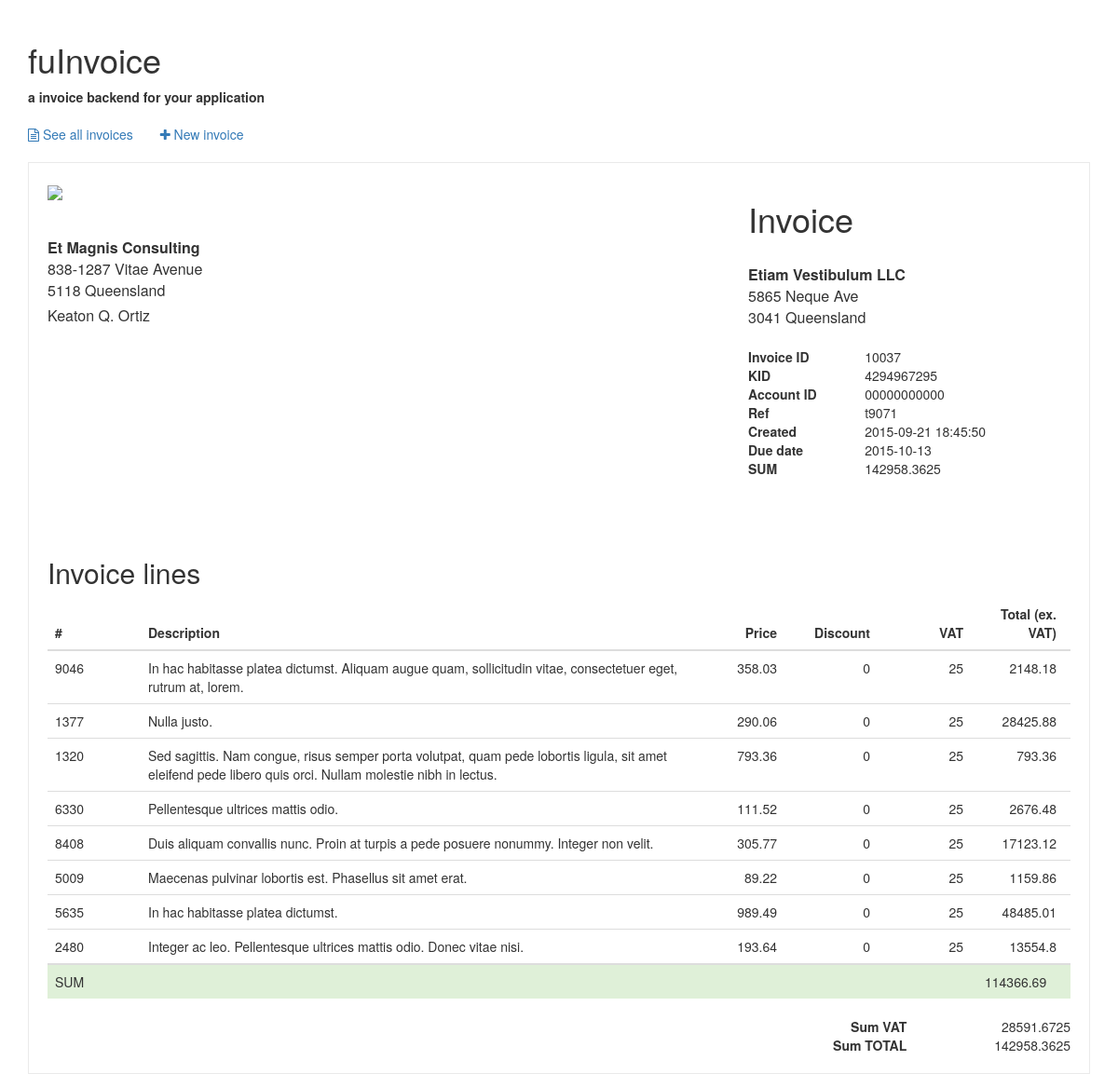
/demo/index.php?page=invoice&id=38, run on the app's committed database.
### tables this page shows
CREATE TABLE IF NOT EXISTS Invoice
(
  id INT UNSIGNED NOT NULL AUTO_INCREMENT,
  app_id INT UNSIGNED NOT NULL,
  app_user_id MEDIUMINT UNSIGNED NOT NULL,  
  app_receiver_id MEDIUMINT UNSIGNED NOT NULL,  
  invoice_id INT UNSIGNED NOT NULL,  

  kid INT UNSIGNED NOT NULL,
  bank_account_number CHAR(11) NOT NULL DEFAULT '00000000000',

  time_created TIMESTAMP NOT NULL DEFAULT CURRENT_TIMESTAMP,
  time_sent TIMESTAMP NOT NULL DEFAULT 0,
  time_due_date DATE NOT NULL DEFAULT 0,
  description TEXT NOT NULL DEFAULT '',

  invoice_type ENUM('draft','invoice','credit','reminder','dept') NOT NULL DEFAULT 'draft',

  sender_orgnumber VARCHAR(20) NOT NULL DEFAULT '',
  sender_name VARCHAR(100) NOT NULL DEFAULT '',
  sender_address VARCHAR(255) NOT NULL DEFAULT '',
  sender_zip CHAR(4) NOT NULL DEFAULT '0000',
  sender_location VARCHAR(255) NOT NULL DEFAULT '',
  sender_ref VARCHAR(255) NOT NULL DEFAULT '',  
  sender_mail VARCHAR(255) NOT NULL DEFAULT '',
  sender_webpage VARCHAR(255) NOT NULL DEFAULT '',
  sender_vat_registered TINYINT(1) NOT NULL DEFAULT 0, 

  invoice_ref VARCHAR(255) NOT NULL DEFAULT '', 

  receiver_orgnumber VARCHAR(20) NOT NULL DEFAULT '',
  receiver_name VARCHAR(100) NOT NULL DEFAULT '',
  receiver_address VARCHAR(255) NOT NULL DEFAULT '',
  receiver_zip CHAR(4) NOT NULL DEFAULT '0000',
  receiver_location VARCHAR(255) NOT NULL DEFAULT '',
  receiver_ref VARCHAR(255) NOT NULL DEFAULT '',  
  receiver_mail VARCHAR(255) NOT NULL DEFAULT '',  

  FOREIGN KEY(app_id) REFERENCES Application(app_id)
  ON UPDATE CASCADE
  ON DELETE CASCADE,


  PRIMARY KEY(id),
  KEY APPLICATION_ID(app_id),
  KEY INVOICE_TYPE(invoice_type)


);

CREATE TABLE IF NOT EXISTS Invoice_line
(
  line_id BIGINT UNSIGNED NOT NULL AUTO_INCREMENT,
  invoice_id INT UNSIGNED NOT NULL, 
  app_product_id INT UNSIGNED NOT NULL DEFAULT 0, 
  app_account_number INT UNSIGNED NOT NULL DEFAULT 0, 

  description TEXT NOT NULL DEFAULT '',
  quantity FLOAT UNSIGNED NOT NULL DEFAULT 0,
  price FLOAT NOT NULL DEFAULT 0,
  discount FLOAT UNSIGNED NOT NULL DEFAULT 0,
  mva SMALLINT UNSIGNED NOT NULL DEFAULT 25,

  FOREIGN KEY(invoice_id) REFERENCES Invoice(id)
  ON UPDATE CASCADE
  ON DELETE CASCADE,


  PRIMARY KEY(line_id),
  KEY INVOICE_ID(invoice_id),
  KEY APPLICATION_ID(app_account_number)

);

### Invoice.class.php (called while the page is built, shortened)
<?php
	class Invoice
	{
		function __construct($apiID, $host, $user, $pw, $dbname)
		{
			$this->mysqli 	= $this->dbConnect($host, $user, $pw, $dbname);
			$this->App 		= $this->auth($apiID);
		}
		private function dbConnect($host, $user, $pw, $dbname)
		{
			$mysqli = new \Mysqli($host, $user, $pw, $dbname);
			mysqli_set_charset($mysqli, "utf8");
			return $mysqli;
		}
		private function auth($apiID)
		{
			$r = array();
			$query = "SELECT app_id, api_key, reader_api_key, role FROM Application WHERE (api_key LIKE '$apiID' OR reader_api_key LIKE '$apiID')";
			$result = $this->mysqli->query($query);
			$numRows = $result->num_rows;
			if ($numRows > 0) {
				$d = $result->fetch_array();
				$r['app_id'] = $d['app_id'];
				if ($apiID === $d['api_key']) $r['level'] = 1;
				elseif ($apiID === $d['reader_api_key']) $r['level'] = 2;
				$r['access'] = true;
				$r['role'] = $d['role'];
			}
			else {
				$r['access'] = false;
				$r['status'] = 'error';
				$r['message'] = 'No access';
			}
			return $r;
		}
		public function getInvoices($p=array())
		{
			$r = array();
			$q = array();
			if (isset($p['invoice_id']) && !empty($p['invoice_id'])) {
				$q[] = "id='{$p['invoice_id']}'";
			}
			$nQ = count($q);
			$c = 0;
			$queryString = "";
			if ($nQ > 0) {
				$queryString = " AND (";
				foreach ($q as $key => $value) {
					$queryString .= $value;
				}
				$queryString .= ")";
			}
			$query = "SELECT *
					  FROM Invoice
					  WHERE app_id='{$this->App['app_id']}' $queryString";
			$result = $this->mysqli->query($query);
			while ($d = $result->fetch_array()) {
				$key = $d['id'];
				$r[$key]['app']['creator_user'] 			= $d['app_user_id'];
				$r[$key]['app']['customer_id'] 				= $d['app_receiver_id'];
				$r[$key]['data']['invoice_number'] 			= $d['invoice_id'];
				$r[$key]['data']['description'] 			= $d['description'];
				$r[$key]['data']['kid'] 					= $d['kid'];
				$r[$key]['data']['bank_account_number'] 	= $d['bank_account_number'];
				$r[$key]['data']['type'] 					= $d['invoice_type'];
				$r[$key]['data']['invoice_ref'] 			= $d['invoice_ref'];
				$r[$key]['data']['time']['created'] 		= $d['time_created'];
				$r[$key]['data']['time']['due_date'] 		= $d['time_due_date'];
				$r[$key]['data']['time']['sent']			= $d['time_sent'];
				$r[$key]['sender']['orgnumber'] 			= $d['sender_orgnumber'];
				$r[$key]['sender']['name'] 					= $d['sender_name'];
				$r[$key]['sender']['address'] 				= $d['sender_address'];
				$r[$key]['sender']['zip'] 					= $d['sender_zip'];
				$r[$key]['sender']['location'] 				= $d['sender_location'];
				$r[$key]['sender']['ref'] 					= $d['sender_ref'];
				$r[$key]['sender']['mail'] 					= $d['sender_mail'];
				$r[$key]['sender']['webpage'] 				= $d['sender_webpage'];
				$r[$key]['receiver']['orgnumber']	 		= $d['receiver_orgnumber'];
				$r[$key]['receiver']['name'] 				= $d['receiver_name'];
				$r[$key]['receiver']['address'] 			= $d['receiver_address'];
				$r[$key]['receiver']['zip'] 				= $d['receiver_zip'];
				$r[$key]['receiver']['location'] 			= $d['receiver_location'];
				$r[$key]['receiver']['ref'] 				= $d['receiver_ref'];
				$r[$key]['receiver']['mail'] 				= $d['receiver_mail'];
				$invoiceLines = $this->getInvoiceLines($d['id']);
				$r[$key]['data']['sum']['total'] = 0;
				$r[$key]['data']['sum']['total_incl_vat'] = 0;
				if (count($invoiceLines) > 0) {
					foreach ($invoiceLines as $lID => $lData) {
						if ($lData['discount'] == 0) $lData['discount'] = 1;
						$r[$key]['data']['sum']['total'] 			+= ($lData['sum_price']);
						$r[$key]['data']['sum']['total_incl_vat'] 	+= ($lData['sum_price_incl_vat']);
					}
				}
				$r[$key]['lines'] = $invoiceLines;
			}
			return $r;
		}
		public function getInvoiceLines($idInvoice)
		{
			$r = array();
			$query = "SELECT *
					  FROM Invoice_line
					  WHERE invoice_id='$idInvoice'";
			$result = $this->mysqli->query($query);
			while ($d = $result->fetch_array()) {
				$key = $d['line_id'];
				$r[$key]['app']['product_id'] 		= $d['app_product_id'];
				$r[$key]['app']['account_number'] 	= $d['app_account_number'];
				$r[$key]['description'] 			= $d['description'];
				$r[$key]['quantity'] 				= $d['quantity'];
				$r[$key]['price'] 					= $d['price'];
				$r[$key]['discount'] 				= $d['discount'];
				$r[$key]['vat'] 					= $d['mva'];
				$setDiscount = ($d['discount'] / 100);
				if ($setDiscount == 0) $setDiscount = 1;
				$setVAT = ($d['mva'] / 100);
				$sum = ($d['price'] * $d['quantity']) * $setDiscount;
				$sumVAT = $sum * $setVAT;
				$r[$key]['sum_price']					= $sum;
				$r[$key]['sum_price_incl_vat']			= ($sum + $sumVAT);
			}
			return $r;
		}
	}
?>

### demo/pages/invoice.php (the view, shortened to what this page needs)
<?php
	$iID = $_GET['id'];
	$p = array('invoice_id'=>$iID);
	$thisInvoice = $obj->getInvoices($p);
	$thisInvoice = $thisInvoice[$iID];
?>
<div style="border:1px solid #eaeaea; padding:20px;">
	<div class="row">
		<div class="col-sm-8">
			<div style="text-align:; margin-top:0px;">
				<img src="http://fosen-utvikling.no/home/wp-content/uploads/2015/04/blue_long-300x73.png">
			</div>
			<div style="padding-top:40px; padding-left:0px;">
				<div style="font-size:16px; font-weight:bold;"><?php echo $thisInvoice['receiver']['name']; ?></div>
				<div style="font-size:16px;"><?php echo $thisInvoice['receiver']['address']; ?></div>
				<div style="font-size:16px;"><?php echo $thisInvoice['receiver']['zip']; ?> <?php echo $thisInvoice['receiver']['location']; ?></div>
				<div style="font-size:16px; margin-top:5px;"><?php echo $thisInvoice['receiver']['ref']; ?></div>
			</div>
		</div>
		<div class="col-sm-4">
			<div style="text-align:; margin-top:0px;">
				<h1>Invoice</h1>
			</div>
			<div style="padding-top:20px;">
				<div style="font-size:16px; font-weight:bold;"><?php echo $thisInvoice['sender']['name']; ?></div>
				<div style="font-size:16px;"><?php echo $thisInvoice['sender']['address']; ?></div>
				<div style="font-size:16px;"><?php echo $thisInvoice['sender']['zip']; ?> <?php echo $thisInvoice['receiver']['location']; ?></div>
			</div>
			<div style="margin-top:20px;">
				<table style="width:100%;">
					<tr>
						<td style="font-weight:bold;">Invoice ID</td>
						<td><?php echo $thisInvoice['data']['invoice_number']; ?></td>
					</tr>
					<tr>
						<td style="font-weight:bold;">KID</td>
						<td><?php echo $thisInvoice['data']['kid']; ?></td>
					</tr>
					<tr>
						<td style="font-weight:bold;">Account ID</td>
						<td><?php echo $thisInvoice['data']['bank_account_number']; ?></td>
					</tr>
					<tr>
						<td style="font-weight:bold;">Ref</td>
						<td><?php echo $thisInvoice['data']['invoice_ref']; ?></td>
					</tr>
					<tr>
						<td style="font-weight:bold;">Created</td>
						<td><?php echo $thisInvoice['data']['time']['created']; ?></td>
					</tr>
					<tr>
						<td style="font-weight:bold;">Due date</td>
						<td><?php echo $thisInvoice['data']['time']['due_date']; ?></td>
					</tr>
					<tr>
						<td style="font-weight:bold;">SUM</td>
						<td><?php echo $thisInvoice['data']['sum']['total_incl_vat']; ?></td>
					</tr>
				</table>
				<br />
				<?php echo $thisInvoice['sender']['mail']; ?><br />
			</div>
		</div>
	</div>
	<div style="margin-top:45px;">
		<h2>Invoice lines</h2>
		<?php if (count($thisInvoice['lines']) > 0): ?>
			<table class="table table-sriped table-hover">
				<thead>
					<tr>
						<th style="width:100px;">#</th>
						<th>Description</th>
						<th style="width:100px; text-align:right; padding-right:15px;">Price</th>
						<th style="width:100px; text-align:right; padding-right:15px;">Discount</th>
						<th style="width:100px; text-align:right; padding-right:15px;">VAT</th>
						<th style="width:100px; text-align:right; padding-right:15px;">Total (ex. VAT)</th>
					</tr>
				</thead>
				<tbody>
					<?php foreach ($thisInvoice['lines'] as $lID => $lData): ?>
						<tr>
							<td><?php echo $lData['app']['product_id']; ?></td>
							<td><?php echo $lData['description']; ?></td>
							<td style="text-align:right; padding-right:15px;"><?php echo $lData['price']; ?></td>
							<td style="text-align:right; padding-right:15px;"><?php echo $lData['discount']; ?></td>
							<td style="text-align:right; padding-right:15px;"><?php echo $lData['vat']; ?></td>
							<td style="text-align:right; padding-right:15px;"><?php echo $lData['sum_price']; ?></td>
						</tr>
					<?php endforeach; ?>
				</tbody>
				<tr class="success">
					<td>SUM</td>
					<td colspan="4"></td>
					<td><?php echo $thisInvoice['data']['sum']['total']; ?></td>
				</tr>
			</table>
		<?php endif; ?>
	</div>
	<div class="row">
		<div class="col-md-4 col-md-offset-8">
			<div style="text-align:right;">
				<table style="width:100%;">
					<tr>
						<td style="font-weight:bold;">Sum VAT</td>
						<td><?php echo ($thisInvoice['data']['sum']['total_incl_vat'] - $thisInvoice['data']['sum']['total']); ?></td>
					</tr>
					<tr>
						<td style="font-weight:bold;">Sum TOTAL</td>
						<td><?php echo ($thisInvoice['data']['sum']['total_incl_vat']); ?></td>
					</tr>
				</table>
			</div>
		</div>
	</div>
</div>

### demo/index.php (shortened to what this page needs)
<?php
	require_once('../Invoice.class.php');
	$apikey = 'bRAuvH268cp6g2pzSH3000oAqZLiZdMcas613fd5o6eiIS6175fmIahj67d7';
	$obj = new fuInvoice\Invoice($apikey, DB_HOST, DB_USER, DB_PASSWORD, DB_NAME);
?>
<!DOCTYPE html>
<html lang="en">
	<head>
		<link rel="stylesheet" href="https://maxcdn.bootstrapcdn.com/bootstrap/3.3.5/css/bootstrap.min.css">
		<link rel="stylesheet" href="https://maxcdn.bootstrapcdn.com/font-awesome/4.4.0/css/font-awesome.min.css">
		<link rel="stylesheet" href="packages/bootstrap-datepicker/css/bootstrap-datepicker3.min.css">
		<link rel="stylesheet" href="css/demo.css">
	</head>
	<body>
		<div class="container" style="padding-top:2%">
			<h1>fuInvoice</h1>
			<b>a invoice backend for your application</b>
			<div class="nav">
				<a href="?page=dashboard">
					<i class="fa fa-file-text-o"></i> See all invoices
				</a>
				<a href="?page=new_invoice">
					<i class="fa fa-plus"></i> New invoice
				</a>
			</div>
			<?php
				if (isset($_GET['page'])) {
					include('pages/'.$_GET['page'].'.php');
				} else {
					include('pages/dashboard.php');
				}
			?>
		</div>
	</body>
</html>

### demo/css/demo.css (style rules this page uses)
.nav { margin-top:20px; margin-bottom:20px; }
.nav a { text-decoration: none; display: inline-block; margin-right: 25px; }

### data on the page
invoice: receiver_name "Et Magnis Consulting", receiver_address "838-1287 Vitae Avenue", receiver_zip "5118", receiver_location "Queensland", receiver_ref "Keaton Q. Ortiz", sender_name "Etiam Vestibulum LLC", sender_address "5865 Neque Ave", sender_zip "3041", invoice "10037", kid "4294967295", bank_account_number "00000000000", invoice_ref "t9071", time_created "2015-09-21 18:45:50", time_due_date "2015-10-13", id "142958.3625", id "114366.69", id "28591.6725"
invoice_line: product_id "9046", description "In hac habitasse platea dictumst. Aliquam augue quam, sollicitudin vitae, consectetuer eget, rutrum at, lorem.", price "358.03", discount "0", mva "25", sum_price "2148.18"
invoice_line: product_id "1377", description "Nulla justo.", price "290.06", discount "0", mva "25", sum_price "28425.88"
invoice_line: product_id "1320", description "Sed sagittis. Nam congue, risus semper porta volutpat, quam pede lobortis ligula, sit amet eleifend pede libero quis orci. Nullam molestie nibh in lectus.", price "793.36", discount "0", mva "25"
invoice_line: product_id "6330", description "Pellentesque ultrices mattis odio.", price "111.52", discount "0", mva "25", sum_price "2676.48"
invoice_line: product_id "8408", description "Duis aliquam convallis nunc. Proin at turpis a pede posuere nonummy. Integer non velit.", price "305.77", discount "0", mva "25", sum_price "17123.12"
invoice_line: product_id "5009", description "Maecenas pulvinar lobortis est. Phasellus sit amet erat.", price "89.22", discount "0", mva "25", sum_price "1159.86"
invoice_line: product_id "5635", description "In hac habitasse platea dictumst.", price "989.49", discount "0", mva "25", sum_price "48485.01"
invoice_line: product_id "2480", description "Integer ac leo. Pellentesque ultrices mattis odio. Donec vitae nisi.", price "193.64", discount "0", mva "25", sum_price "13554.8"
